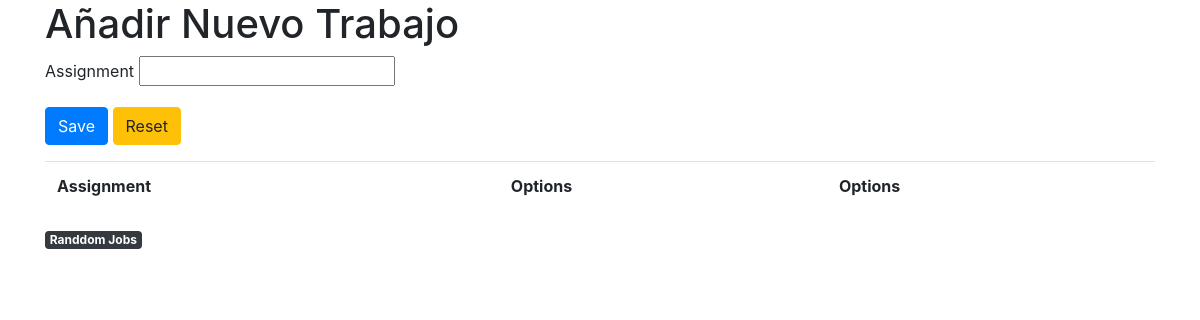
Before: /Jobs_controller/insertView with the older database file.
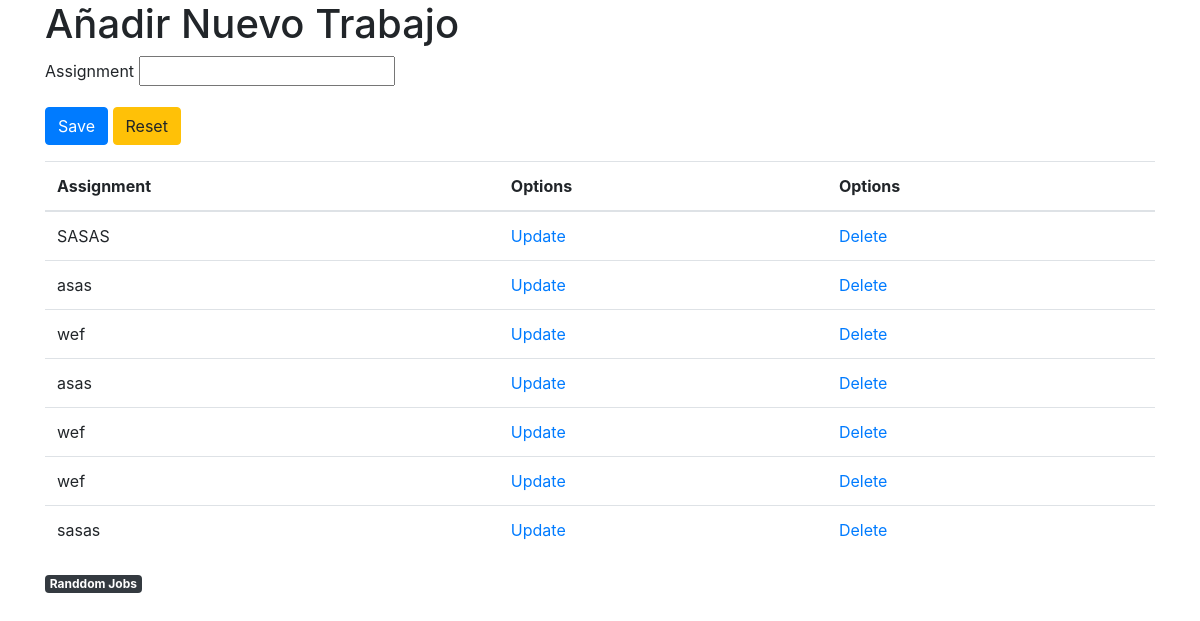
After: the same page with the newer database file.
### tables this page shows
CREATE TABLE `assignments` (
  `id_jobs` int(11) NOT NULL,
  `random_jobs` varchar(100) DEFAULT NULL
);

### application/controllers/Jobs_controller.php (called while the page is built, shortened)
<?php
class Jobs_controller extends CI_Controller {
	public function __construct()
	{
		$this->load->model('Jobs_model');
		$this->load->model('User_model');
		$this->load->model('DataLose_model');
		$this->load->library('form_validation');
	}
	public function insertView()
	{
		$job = new Jobs_model();
		$jobs['assignments'] = $job->getJobs();
		$this->load->view('Insert_view', $jobs);
	}
}

### index.php (called while the page is built, shortened)
<?php
require_once BASEPATH.'core/CodeIgniter.php';

### application/models/Jobs_model.php (called while the page is built, shortened)
<?php
class Jobs_model extends CI_Model
{
    public function getJobs()
    {
        return $this->db->get('assignments')->result();
    }
}

### application/views/Insert_view.php (the view, shortened to what this page needs)
<!DOCTYPE html>
<html lang="en">
<head>
    <link rel="stylesheet" href="https://stackpath.bootstrapcdn.com/bootstrap/4.1.3/css/bootstrap.min.css">
</head>
    <body>
        <div class="container">
            <h1>Añadir Nuevo Trabajo</h1>
                <div class="form-design">
                    <form method="post" class="form-design" action="<?php echo base_url('Jobs_controller/insertData/');?>">
                        <p>
                            <label for="">Assignment</label>
                            <input type="text" required="true" name="random_jobs" name="" value="<?php echo set_value('random_jobs'); ?>">
                        </p>
        <p>
            <input type="submit" value="Save" id="disableButton" class="btn btn-primary">
            <input type="reset" class="btn btn-warning">
        </p>
    </form>
</div>
<div class="">
    <div>
        <table class="table">
            <tr>
                <th>Assignment</th>
                <th>Options</th>
                <th>Options</th>
            </tr>
                <tbody>
                    <?php
                        foreach($assignments as $jobs)
                        {
                        echo "<tr>
                            <td class='colCount'>{$jobs->random_jobs}</td>
                            <td><a href='updateView/{$jobs->id_jobs}'>Update</a></td>
                            <td><a href='delete/{$jobs->id_jobs}'>Delete</a></td>
                            </tr>";
                        }
                    ?>
                </tbody>
        </table>
    </div>
        <a href="<?php echo base_url('Jobs_controller/');?>" class="badge badge-dark">Randdom Jobs</a>
</div>

Changed rows visible on the page:
added assignments: random_jobs "SASAS"
added assignments: random_jobs "asas"
added assignments: random_jobs "wef"
added assignments: random_jobs "asas"
added assignments: random_jobs "wef"
added assignments: random_jobs "wef"
added assignments: random_jobs "sasas"
